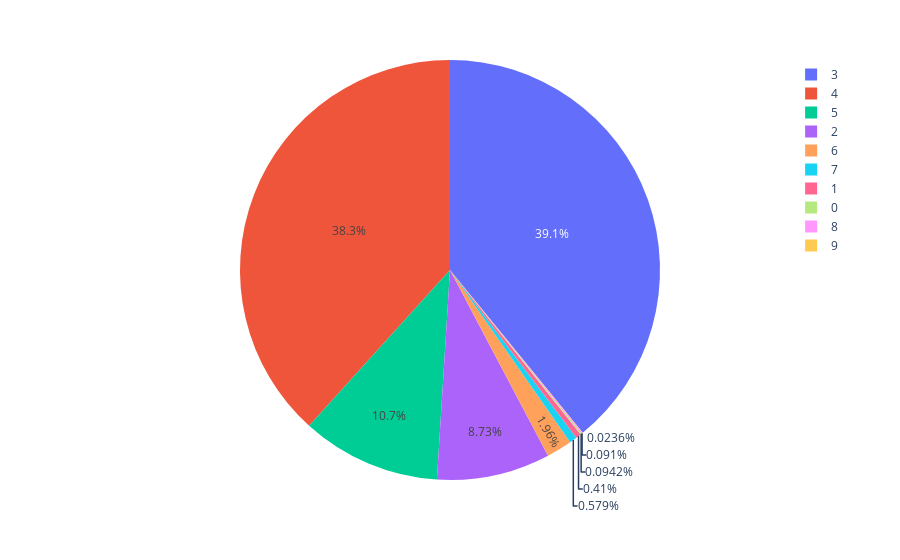

This figure's notebook cell:
### Code cell
import plotly.express as px
fig = px.pie(df, values='price', names='bedrooms')
fig.show()

### Figure 1 — Plotly figure (JSON) as saved in the notebook; plotly's stock layout.template omitted (floating-point values rounded to 4 significant figures; data arrays with more than 128 entries replaced by an {"elided": "..."} marker saying what was removed)
{"data": [{"domain": {"x": [0, 1], "y": [0, 1]}, "hovertemplate": "bedrooms=%{label}<br>price=%{value}<extra></extra>", "labels": {"elided": "4600 int values"}, "legendgroup": "", "name": "", "showlegend": true, "type": "pie", "values": {"elided": "4600 float values"}}], "layout": {"legend": {"tracegroupgap": 0}, "margin": {"t": 60}}}
